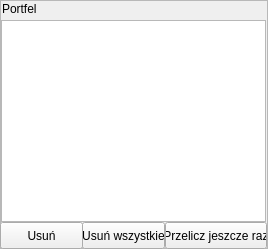
     <widget class="QFrame" name="frame_12">
      <property name="geometry">
       <rect>
        <x>929</x>
        <y>-1</y>
        <width>268</width>
        <height>249</height>
       </rect>
      </property>
      <property name="frameShape">
       <enum>QFrame::StyledPanel</enum>
      </property>
      <property name="frameShadow">
       <enum>QFrame::Raised</enum>
      </property>
      <widget class="QListWidget" name="listWidget_3">
       <property name="geometry">
        <rect>
         <x>1</x>
         <y>20</y>
         <width>265</width>
         <height>202</height>
        </rect>
       </property>
      </widget>
      <widget class="QPushButton" name="pushButton_8">
       <property name="geometry">
        <rect>
         <x>165</x>
         <y>222</y>
         <width>102</width>
         <height>27</height>
        </rect>
       </property>
       <property name="text">
        <string>Przelicz jeszcze raz</string>
       </property>
      </widget>
      <widget class="QPushButton" name="pushButton_7">
       <property name="geometry">
        <rect>
         <x>82</x>
         <y>222</y>
         <width>83</width>
         <height>27</height>
        </rect>
       </property>
       <property name="text">
        <string>Usuń wszystkie</string>
       </property>
      </widget>
      <widget class="QPushButton" name="pushButton_5">
       <property name="geometry">
        <rect>
         <x>0</x>
         <y>222</y>
         <width>83</width>
         <height>27</height>
        </rect>
       </property>
       <property name="text">
        <string>Usuń</string>
       </property>
      </widget>
      <widget class="QLabel" name="label_11">
       <property name="geometry">
        <rect>
         <x>2</x>
         <y>0</y>
         <width>67</width>
         <height>17</height>
        </rect>
       </property>
       <property name="text">
        <string>Portfel</string>
       </property>
      </widget>
     </widget>
